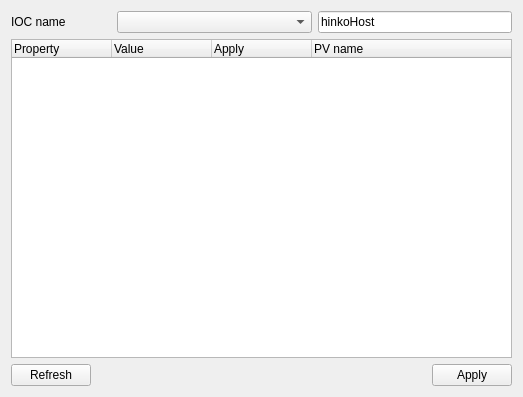
<?xml version="1.0" encoding="UTF-8"?>
<ui version="4.0">
 <class>PanelSingleIOCParam</class>
 <widget class="QWidget" name="PanelSingleIOCParam">
  <property name="geometry">
   <rect>
    <x>0</x>
    <y>0</y>
    <width>523</width>
    <height>397</height>
   </rect>
  </property>
  <property name="windowTitle">
   <string>PanelSingleIOCParam</string>
  </property>
  <layout class="QVBoxLayout" name="verticalLayout">
   <item>
    <layout class="QHBoxLayout" name="horizontalLayout_3">
     <item>
      <widget class="QLabel" name="label_3">
       <property name="sizePolicy">
        <sizepolicy hsizetype="Minimum" vsizetype="Minimum">
         <horstretch>0</horstretch>
         <verstretch>0</verstretch>
        </sizepolicy>
       </property>
       <property name="maximumSize">
        <size>
         <width>100</width>
         <height>16777215</height>
        </size>
       </property>
       <property name="text">
        <string>IOC name</string>
       </property>
      </widget>
     </item>
     <item>
      <widget class="QComboBox" name="comboBox_iocName"/>
     </item>
     <item>
      <widget class="QLineEdit" name="lineEdit_iocName">
       <property name="sizePolicy">
        <sizepolicy hsizetype="Preferred" vsizetype="Fixed">
         <horstretch>0</horstretch>
         <verstretch>0</verstretch>
        </sizepolicy>
       </property>
       <property name="maximumSize">
        <size>
         <width>16777215</width>
         <height>16777215</height>
        </size>
       </property>
       <property name="text">
        <string>hinkoHost</string>
       </property>
      </widget>
     </item>
    </layout>
   </item>
   <item>
    <widget class="QTreeWidget" name="treeWidget">
     <property name="editTriggers">
      <set>QAbstractItemView::NoEditTriggers</set>
     </property>
     <property name="tabKeyNavigation">
      <bool>true</bool>
     </property>
     <property name="showDropIndicator" stdset="0">
      <bool>false</bool>
     </property>
     <property name="alternatingRowColors">
      <bool>true</bool>
     </property>
     <property name="selectionMode">
      <enum>QAbstractItemView::NoSelection</enum>
     </property>
     <property name="selectionBehavior">
      <enum>QAbstractItemView::SelectItems</enum>
     </property>
     <property name="uniformRowHeights">
      <bool>true</bool>
     </property>
     <property name="itemsExpandable">
      <bool>true</bool>
     </property>
     <attribute name="headerVisible">
      <bool>true</bool>
     </attribute>
     <attribute name="headerDefaultSectionSize">
      <number>100</number>
     </attribute>
     <attribute name="headerStretchLastSection">
      <bool>true</bool>
     </attribute>
     <column>
      <property name="text">
       <string>Property</string>
      </property>
     </column>
     <column>
      <property name="text">
       <string>Value</string>
      </property>
     </column>
     <column>
      <property name="text">
       <string>Apply</string>
      </property>
     </column>
     <column>
      <property name="text">
       <string>PV name</string>
      </property>
     </column>
    </widget>
   </item>
   <item>
    <layout class="QHBoxLayout" name="horizontalLayout_2">
     <item>
      <widget class="QPushButton" name="pushButton_refresh">
       <property name="text">
        <string>Refresh</string>
       </property>
      </widget>
     </item>
     <item>
      <spacer name="horizontalSpacer">
       <property name="orientation">
        <enum>Qt::Horizontal</enum>
       </property>
       <property name="sizeHint" stdset="0">
        <size>
         <width>40</width>
         <height>20</height>
        </size>
       </property>
      </spacer>
     </item>
     <item>
      <widget class="QPushButton" name="pushButton_apply">
       <property name="text">
        <string>Apply</string>
       </property>
      </widget>
     </item>
    </layout>
   </item>
  </layout>
 </widget>
 <resources/>
 <connections/>
</ui>
